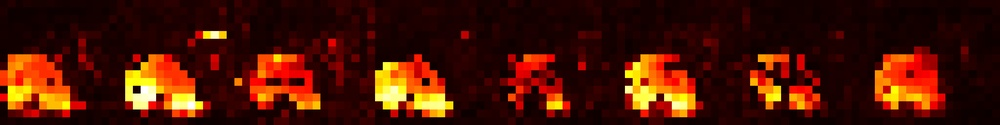
#> input picture dataset/miou_test/bear_camap.jpg, 1000 x 125 px, shrunk from 2325 x 290 before the run
$ python cal_miou.py dataset/miou_test/bear_camap.jpg dataset/miou_test/bear_camap.jpg
#> lines starting #> are read from the running program, lines starting #| are printed output that depends on the picture; after the words box and inside, x2 and y2 are one past the last pixel; in counts of white or black regions, pixels touching at a corner belong together
import numpy as np
from PIL import Image
import cv2
import argparse

def calculate_miou(ground_truth, prediction, n_classes):
    confusion_matrix = np.zeros((n_classes, n_classes))
    for gt, pred in zip(ground_truth.flatten(), prediction.flatten()):
        confusion_matrix[gt][pred] += 1

    ious = np.diag(confusion_matrix) / (
        np.sum(confusion_matrix, axis=0) + np.sum(confusion_matrix, axis=1) - np.diag(confusion_matrix)
    )
    ious = ious[~np.isnan(ious)]
    miou = np.mean(ious)

    return miou


def load_image_as_binary_array(image_path, threshold=10):
    image = cv2.imread(image_path, cv2.IMREAD_GRAYSCALE)
    _, binary_image = cv2.threshold(image, threshold, 255, cv2.THRESH_BINARY)
    binary_image = np.array(binary_image)
    return binary_image

if __name__ == "__main__":
    parser = argparse.ArgumentParser(description='Calculate mIoU between ground truth and prediction.')
    parser.add_argument('ground_truth_path', type=str, help='Path to the ground truth image')
    parser.add_argument('prediction_path', type=str, help='Path to the prediction image')

    args = parser.parse_args()

    ground_truth = load_image_as_binary_array(args.ground_truth_path)
#> in load_image_as_binary_array, `image = cv2.imread(image_path, cv2.IMREAD_GRAYSCALE)`:
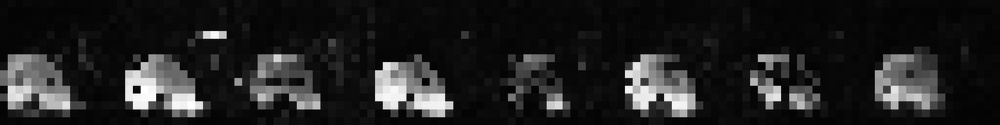
#> image: shape (125, 1000); min 0, max 255, mean 33.8
#> in load_image_as_binary_array, `_, binary_image = cv2.threshold(image, threshold, 255, cv2.THRESH_BINA..`:
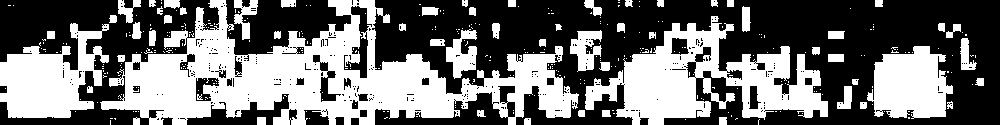
#> binary_image: shape (125, 1000); 43.9% white; 356 white regions (297 under 20 px), largest, box (x1, y1, x2, y2) and area: (100, 0, 579, 125) 26034, (585, 16, 828, 125) 11696, (0, 23, 109, 118) 5929
    prediction = load_image_as_binary_array(args.prediction_path)

    ground_truth = ground_truth // 255
    prediction = prediction // 255

    miou = calculate_miou(ground_truth, prediction, 2)
#> after the loop in calculate_miou, `for gt, pred in zip(ground_truth.flatten(), prediction.flatten()):`: confusion_matrix = [[70074, 0], [0, 54926]]
#> in calculate_miou, `ious = np.diag(confusion_matrix) / ( np.sum(confusion_matrix, axis=0) ..`: ious = [1, 1]
#> in calculate_miou, `miou = np.mean(ious)`: miou = 1
#> miou = 1
    print('MIoU: ', miou)
#| MIoU:  1.0
